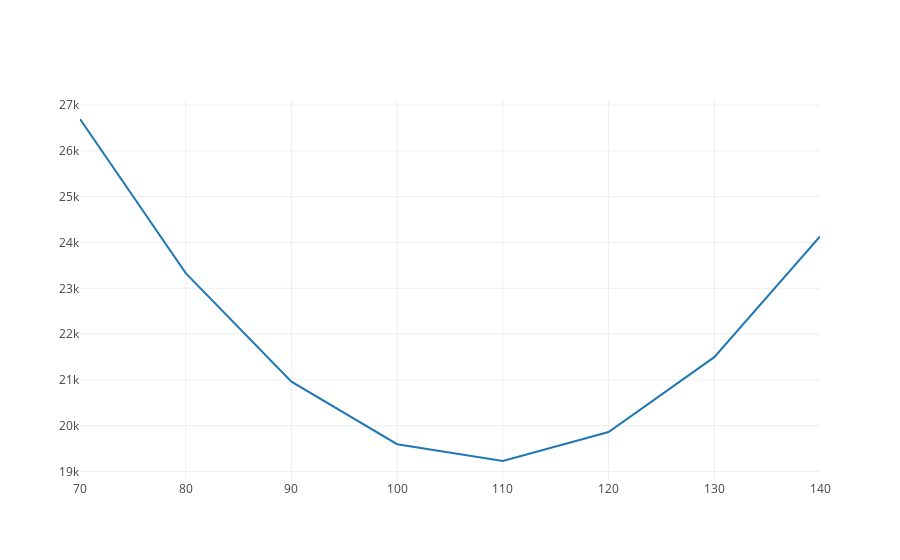

The notebook cell saved with this chart:
### Code cell
import plotly
from plotly.offline import init_notebook_mode, iplot
from graph import m_b_trace, trace_values, plot
init_notebook_mode(connected=True)


cost_curve_trace = trace_values(b_values, rss_errors, mode="lines")
plot([cost_curve_trace])

### Figure 1 — Plotly figure (JSON) as saved in the notebook; plotly's stock layout.template omitted (floating-point values rounded to 4 significant figures)
{"data": [{"mode": "lines", "name": "data", "text": [], "type": "scatter", "uid": "82e4a354-30d0-11e9-a2cb-88e9fe4c5d44", "x": [70, 80, 90, 100, 110, 120, 130, 140], "y": [26696, 23330, 20963, 19597, 19230, 19864, 21497, 24131]}], "layout": {}}
